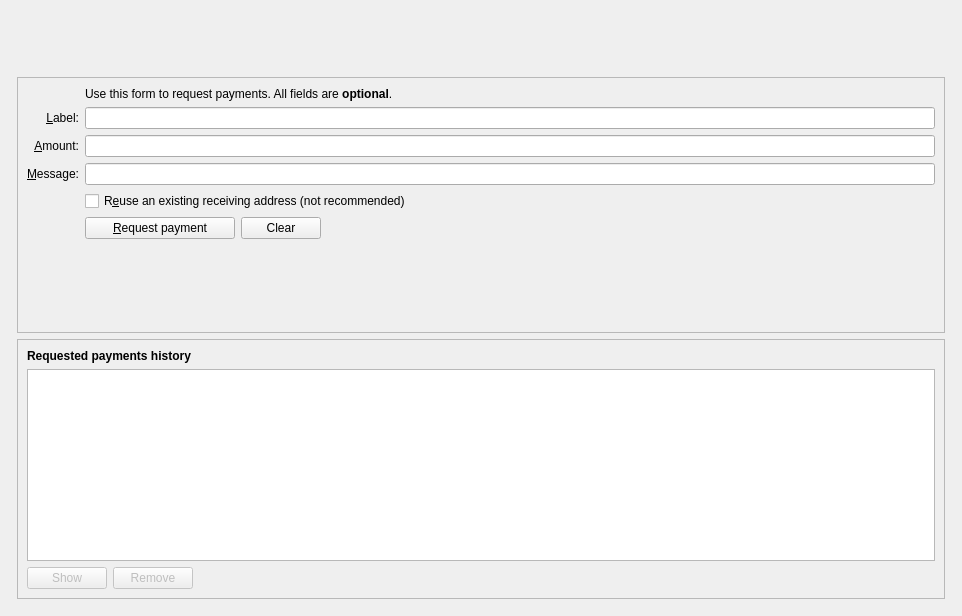
<?xml version="1.0" encoding="UTF-8"?>
<ui version="4.0">
 <class>ReceiveCoinsDialog</class>
 <widget class="QWidget" name="ReceiveCoinsDialog">
  <property name="geometry">
   <rect>
    <x>0</x>
    <y>0</y>
    <width>962</width>
    <height>616</height>
   </rect>
  </property>
  <layout class="QVBoxLayout" name="verticalLayout" stretch="0">
   <item>
    <layout class="QVBoxLayout" name="verticalLayout_Master" stretch="0,1">
     <property name="spacing">
      <number>0</number>
     </property>
     <item>
      <widget class="QFrame" name="frame_Header">
       <layout class="QVBoxLayout" name="verticalLayout_8">
        <property name="leftMargin">
         <number>0</number>
        </property>
        <property name="topMargin">
         <number>0</number>
        </property>
        <property name="rightMargin">
         <number>0</number>
        </property>
        <property name="bottomMargin">
         <number>0</number>
        </property>
        <item>
         <layout class="QHBoxLayout" name="horizontalLayout_Header" stretch="1,0">
          <item>
           <spacer name="horizontalSpacer_3">
            <property name="orientation">
             <enum>Qt::Horizontal</enum>
            </property>
            <property name="sizeHint" stdset="0">
             <size>
              <width>40</width>
              <height>20</height>
             </size>
            </property>
           </spacer>
          </item>
          <item>
           <widget class="QLabel" name="labelOverviewHeaderRight">
            <property name="minimumSize">
             <size>
              <width>464</width>
              <height>60</height>
             </size>
            </property>
            <property name="maximumSize">
             <size>
              <width>16777215</width>
              <height>60</height>
             </size>
            </property>
            <property name="font">
             <font>
              <pointsize>14</pointsize>
             </font>
            </property>
            <property name="text">
             <string/>
            </property>
            <property name="alignment">
             <set>Qt::AlignRight|Qt::AlignTrailing|Qt::AlignVCenter</set>
            </property>
           </widget>
          </item>
         </layout>
        </item>
       </layout>
      </widget>
     </item>
     <item>
      <widget class="QFrame" name="frame_BG">
       <layout class="QVBoxLayout" name="verticalLayout_5">
        <property name="leftMargin">
         <number>6</number>
        </property>
        <property name="topMargin">
         <number>6</number>
        </property>
        <property name="rightMargin">
         <number>6</number>
        </property>
        <property name="bottomMargin">
         <number>6</number>
        </property>
        <item>
         <widget class="QFrame" name="frame2">
          <property name="sizePolicy">
           <sizepolicy hsizetype="Preferred" vsizetype="Expanding">
            <horstretch>0</horstretch>
            <verstretch>0</verstretch>
           </sizepolicy>
          </property>
          <property name="frameShape">
           <enum>QFrame::StyledPanel</enum>
          </property>
          <property name="frameShadow">
           <enum>QFrame::Sunken</enum>
          </property>
          <layout class="QVBoxLayout" name="verticalLayout_3">
           <item>
            <layout class="QGridLayout" name="gridLayout">
             <item row="7" column="2">
              <widget class="QCheckBox" name="reuseAddress">
               <property name="toolTip">
                <string>Reuse one of the previously used receiving addresses.&lt;br&gt;Reusing addresses has security and privacy issues.&lt;br&gt;Do not use this unless re-generating a payment request made before.</string>
               </property>
               <property name="text">
                <string>R&amp;euse an existing receiving address (not recommended)</string>
               </property>
              </widget>
             </item>
             <item row="7" column="0">
              <widget class="QLabel" name="label_4">
               <property name="text">
                <string/>
               </property>
              </widget>
             </item>
             <item row="6" column="0">
              <widget class="QLabel" name="label_3">
               <property name="toolTip">
                <string>An optional message to attach to the payment request, which will be displayed when the request is opened. Note: The message will not be sent with the payment over the KPLUS network.</string>
               </property>
               <property name="text">
                <string>&amp;Message:</string>
               </property>
               <property name="alignment">
                <set>Qt::AlignRight|Qt::AlignTrailing|Qt::AlignVCenter</set>
               </property>
               <property name="buddy">
                <cstring>reqMessage</cstring>
               </property>
              </widget>
             </item>
             <item row="4" column="2">
              <widget class="QLineEdit" name="reqLabel">
               <property name="toolTip">
                <string>An optional label to associate with the new receiving address.</string>
               </property>
              </widget>
             </item>
             <item row="6" column="2">
              <widget class="QLineEdit" name="reqMessage">
               <property name="toolTip">
                <string>An optional message to attach to the payment request, which will be displayed when the request is opened.&lt;br&gt;Note: The message will not be sent with the payment over the KPLUS network.</string>
               </property>
              </widget>
             </item>
             <item row="2" column="2">
              <widget class="QLabel" name="label_5">
               <property name="text">
                <string>Use this form to request payments. All fields are &lt;b&gt;optional&lt;/b&gt;.</string>
               </property>
              </widget>
             </item>
             <item row="4" column="0">
              <widget class="QLabel" name="label_2">
               <property name="toolTip">
                <string>An optional label to associate with the new receiving address.</string>
               </property>
               <property name="text">
                <string>&amp;Label:</string>
               </property>
               <property name="alignment">
                <set>Qt::AlignRight|Qt::AlignTrailing|Qt::AlignVCenter</set>
               </property>
               <property name="buddy">
                <cstring>reqLabel</cstring>
               </property>
              </widget>
             </item>
             <item row="5" column="0">
              <widget class="QLabel" name="label">
               <property name="toolTip">
                <string>An optional amount to request. Leave this empty or zero to not request a specific amount.</string>
               </property>
               <property name="text">
                <string>&amp;Amount:</string>
               </property>
               <property name="alignment">
                <set>Qt::AlignRight|Qt::AlignTrailing|Qt::AlignVCenter</set>
               </property>
               <property name="buddy">
                <cstring>reqAmount</cstring>
               </property>
              </widget>
             </item>
             <item row="5" column="2">
              <widget class="BitcoinAmountField" name="reqAmount">
               <property name="minimumSize">
                <size>
                 <width>80</width>
                 <height>0</height>
                </size>
               </property>
               <property name="toolTip">
                <string>An optional amount to request. Leave this empty or zero to not request a specific amount.</string>
               </property>
              </widget>
             </item>
             <item row="8" column="0">
              <widget class="QLabel" name="label_7">
               <property name="text">
                <string/>
               </property>
              </widget>
             </item>
             <item row="8" column="2">
              <layout class="QHBoxLayout" name="horizontalLayout">
               <item>
                <widget class="QPushButton" name="receiveButton">
                 <property name="minimumSize">
                  <size>
                   <width>150</width>
                   <height>0</height>
                  </size>
                 </property>
                 <property name="text">
                  <string>&amp;Request payment</string>
                 </property>
                 <property name="icon">
                  <iconset resource="../kplus.qrc">
                   <normaloff>:/icons/receiving_addresses</normaloff>:/icons/receiving_addresses</iconset>
                 </property>
                </widget>
               </item>
               <item>
                <widget class="QPushButton" name="clearButton">
                 <property name="sizePolicy">
                  <sizepolicy hsizetype="Minimum" vsizetype="Fixed">
                   <horstretch>0</horstretch>
                   <verstretch>0</verstretch>
                  </sizepolicy>
                 </property>
                 <property name="toolTip">
                  <string>Clear all fields of the form.</string>
                 </property>
                 <property name="text">
                  <string>Clear</string>
                 </property>
                 <property name="icon">
                  <iconset resource="../kplus.qrc">
                   <normaloff>:/icons/remove</normaloff>:/icons/remove</iconset>
                 </property>
                 <property name="autoDefault">
                  <bool>false</bool>
                 </property>
                </widget>
               </item>
               <item>
                <spacer name="horizontalSpacer">
                 <property name="orientation">
                  <enum>Qt::Horizontal</enum>
                 </property>
                 <property name="sizeHint" stdset="0">
                  <size>
                   <width>40</width>
                   <height>20</height>
                  </size>
                 </property>
                </spacer>
               </item>
              </layout>
             </item>
             <item row="9" column="2">
              <spacer name="verticalSpacer">
               <property name="orientation">
                <enum>Qt::Vertical</enum>
               </property>
               <property name="sizeHint" stdset="0">
                <size>
                 <width>20</width>
                 <height>40</height>
                </size>
               </property>
              </spacer>
             </item>
            </layout>
           </item>
          </layout>
         </widget>
        </item>
        <item>
         <widget class="QFrame" name="frame">
          <property name="sizePolicy">
           <sizepolicy hsizetype="Preferred" vsizetype="Expanding">
            <horstretch>0</horstretch>
            <verstretch>0</verstretch>
           </sizepolicy>
          </property>
          <property name="frameShape">
           <enum>QFrame::StyledPanel</enum>
          </property>
          <property name="frameShadow">
           <enum>QFrame::Raised</enum>
          </property>
          <layout class="QVBoxLayout" name="verticalLayout_2">
           <item>
            <widget class="QLabel" name="label_6">
             <property name="font">
              <font>
               <weight>75</weight>
               <bold>true</bold>
              </font>
             </property>
             <property name="text">
              <string>Requested payments history</string>
             </property>
            </widget>
           </item>
           <item>
            <widget class="QTableView" name="recentRequestsView">
             <property name="palette">
              <palette>
               <active>
                <colorrole role="Text">
                 <brush brushstyle="SolidPattern">
                  <color alpha="255">
                   <red>51</red>
                   <green>51</green>
                   <blue>51</blue>
                  </color>
                 </brush>
                </colorrole>
               </active>
               <inactive>
                <colorrole role="Text">
                 <brush brushstyle="SolidPattern">
                  <color alpha="255">
                   <red>51</red>
                   <green>51</green>
                   <blue>51</blue>
                  </color>
                 </brush>
                </colorrole>
               </inactive>
               <disabled>
                <colorrole role="Text">
                 <brush brushstyle="SolidPattern">
                  <color alpha="255">
                   <red>85</red>
                   <green>85</green>
                   <blue>85</blue>
                  </color>
                 </brush>
                </colorrole>
               </disabled>
              </palette>
             </property>
             <property name="contextMenuPolicy">
              <enum>Qt::CustomContextMenu</enum>
             </property>
             <property name="tabKeyNavigation">
              <bool>false</bool>
             </property>
             <property name="sortingEnabled">
              <bool>true</bool>
             </property>
            </widget>
           </item>
           <item>
            <layout class="QHBoxLayout" name="horizontalLayout_2">
             <item>
              <widget class="QPushButton" name="showRequestButton">
               <property name="enabled">
                <bool>false</bool>
               </property>
               <property name="toolTip">
                <string>Show the selected request (does the same as double clicking an entry)</string>
               </property>
               <property name="text">
                <string>Show</string>
               </property>
               <property name="icon">
                <iconset resource="../kplus.qrc">
                 <normaloff>:/icons/edit</normaloff>:/icons/edit</iconset>
               </property>
               <property name="autoDefault">
                <bool>false</bool>
               </property>
              </widget>
             </item>
             <item>
              <widget class="QPushButton" name="removeRequestButton">
               <property name="enabled">
                <bool>false</bool>
               </property>
               <property name="toolTip">
                <string>Remove the selected entries from the list</string>
               </property>
               <property name="text">
                <string>Remove</string>
               </property>
               <property name="icon">
                <iconset resource="../kplus.qrc">
                 <normaloff>:/icons/remove</normaloff>:/icons/remove</iconset>
               </property>
               <property name="autoDefault">
                <bool>false</bool>
               </property>
              </widget>
             </item>
             <item>
              <spacer name="horizontalSpacer_2">
               <property name="orientation">
                <enum>Qt::Horizontal</enum>
               </property>
               <property name="sizeHint" stdset="0">
                <size>
                 <width>40</width>
                 <height>20</height>
                </size>
               </property>
              </spacer>
             </item>
            </layout>
           </item>
          </layout>
         </widget>
        </item>
       </layout>
      </widget>
     </item>
    </layout>
   </item>
  </layout>
 </widget>
 <customwidgets>
  <customwidget>
   <class>BitcoinAmountField</class>
   <extends>QLineEdit</extends>
   <header>bitcoinamountfield.h</header>
   <container>1</container>
  </customwidget>
 </customwidgets>
 <tabstops>
  <tabstop>reqLabel</tabstop>
  <tabstop>reqAmount</tabstop>
  <tabstop>reqMessage</tabstop>
  <tabstop>reuseAddress</tabstop>
  <tabstop>receiveButton</tabstop>
  <tabstop>clearButton</tabstop>
  <tabstop>recentRequestsView</tabstop>
  <tabstop>showRequestButton</tabstop>
  <tabstop>removeRequestButton</tabstop>
 </tabstops>
 <resources>
  <include location="../kplus.qrc"/>
 </resources>
 <connections/>
</ui>
